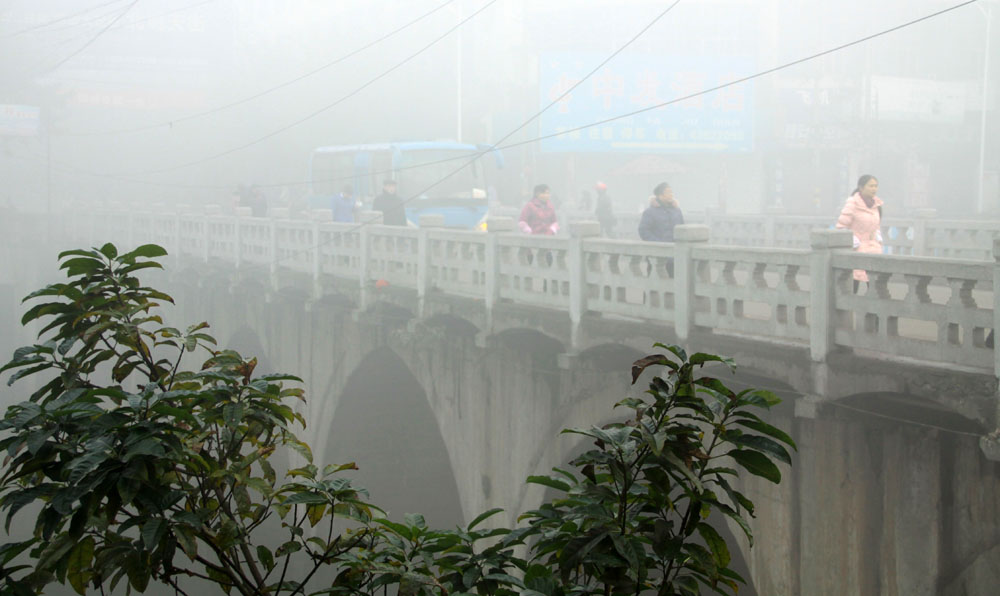
#> input picture image/foggy2.jpg, 1000 x 596 px
$ python dehaze_dark.py   (older library calls are emulated)
#> lines starting #> are read from the running program, lines starting #| are printed output that depends on the picture
import cv2
import numpy as np

def DarkChannel(im,sz):
    '''求图像的暗通道：一定区域内所有通道中最小的元素集合
    args:
        im - 图像
        sz - 区域尺寸
    return:
        图像的暗通道图像dark
    '''
    b,g,r = cv2.split(im)
    dc = cv2.min(cv2.min(r,g),b)
    kernel = cv2.getStructuringElement(cv2.MORPH_RECT,(sz,sz)) #矩形结构
    dark = cv2.erode(dc,kernel) #腐蚀操作等价于区域内求最小
    return dark

def AtmLight(im,dark):
    '''求大气光（常值）：暗通道中最亮的0.1%像素，对应的接收图像中的最亮的像素
    args:
        im - 雾霾图像
        dark - 暗通道图像
    return:
        大气光常值A
    '''
    num = np.int_(dark.size*0.001) #前0.1%的数量
    darkvec = dark.reshape(-1) #将dark暗通道变成一个向量
    imvec = im.reshape(-1,3) #将BGR三个通道变成三个向量

    index = np.argsort(-darkvec)[:num] #排序后取最大的num个值，获得对应的索引
    index_big = np.argmax(np.sum(imvec,1)[index]) #最亮的像素意为RGB加一起最大，获得最大值的索引
    A = imvec[index_big,:]
    A = np.clip(A, 0, 0.85) #对A做约束，防止图像不自然
    return A

def TransmissionEstimate(im,A,sz):
    omega = 0.95 #微调
    im3 = np.empty(im.shape,im.dtype)
    for ind in range(0,3):
        im3[:,:,ind] = im[:,:,ind]/A[ind]
    transmission = 1 - omega*DarkChannel(im3,sz)
    return transmission

def Guidedfilter(im,p,r,eps):
    mean_I = cv2.boxFilter(im,cv2.CV_64F,(r,r))
    mean_p = cv2.boxFilter(p, cv2.CV_64F,(r,r))
    mean_Ip = cv2.boxFilter(im*p,cv2.CV_64F,(r,r))
    cov_Ip = mean_Ip - mean_I*mean_p

    mean_II = cv2.boxFilter(im*im,cv2.CV_64F,(r,r))
    var_I   = mean_II - mean_I*mean_I

    a = cov_Ip/(var_I + eps)
    b = mean_p - a*mean_I

    mean_a = cv2.boxFilter(a,cv2.CV_64F,(r,r))
    mean_b = cv2.boxFilter(b,cv2.CV_64F,(r,r))

    q = mean_a*im + mean_b
    return q

def TransmissionRefine(im,t_hat):
    gray = cv2.cvtColor(im, cv2.COLOR_BGR2GRAY)
    gray = np.float64(gray)/255
    r = 60
    eps = 0.0001
    t = Guidedfilter(gray, t_hat, r, eps)
    return t

def Recover(im, A, t, tx = 0.1):
    res = np.empty(im.shape, im.dtype)
    t = cv2.max(t, tx) #保留一定的haze
    for ind in range(0,3):
        res[:,:,ind] = (im[:,:,ind] - A[ind])/t + A[ind]
    return res

if __name__ == '__main__':
    path = './image/foggy2.jpg'
    img_raw = cv2.imread(path)
#> img_raw is the input picture: shape (596, 1000, 3); mean B, G, R 148.6, 154.7, 150.1
    img_haze = img_raw.astype('float64')/255 #归一化为0-1

    dark = DarkChannel(img_haze, 15)
#> in DarkChannel, `dark = cv2.erode(dc,kernel)`:
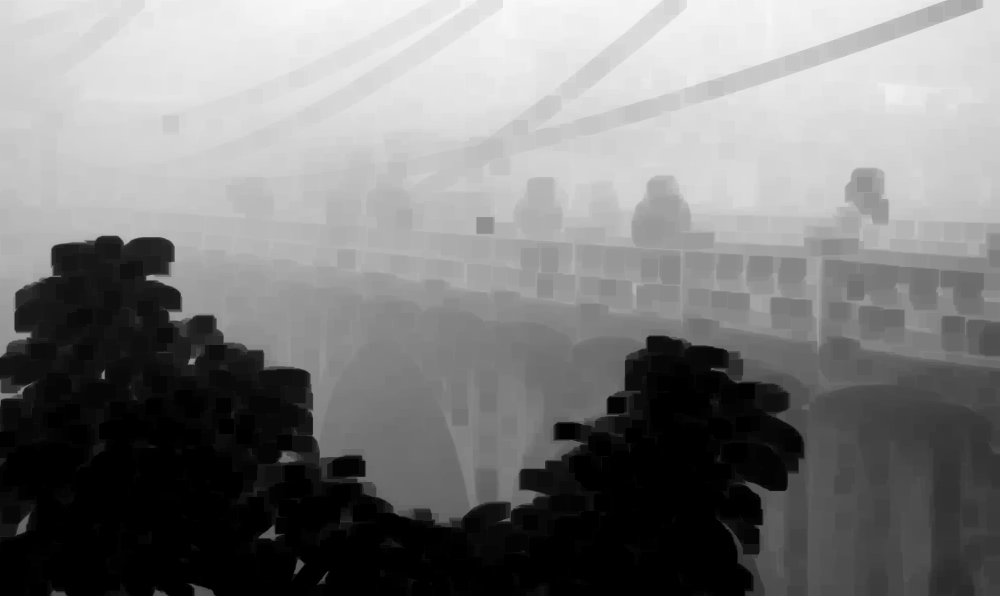
#> dark: shape (596, 1000) float64; min 0, max 0.976, mean 0.489
    A = AtmLight(img_haze, dark)
#> in AtmLight, `index = np.argsort(-darkvec)[:num]`: index = 596 values, max 24505 at index 385, min 292 at index 565, mean 4997.2
#> in AtmLight, `index_big = np.argmax(np.sum(imvec,1)[index])`: index_big = 0
#> in AtmLight, `A = imvec[index_big,:]`: A = [0.91, 0.894, 0.875]
#> in AtmLight, `A = np.clip(A, 0, 0.85)`: A = [0.85, 0.85, 0.85]
#> A = [0.85, 0.85, 0.85]
    t_hat = TransmissionEstimate(img_haze, A, 15)
    t = TransmissionRefine(img_raw, t_hat)
#> in Guidedfilter, `mean_a = cv2.boxFilter(a,cv2.CV_64F,(r,r))`:
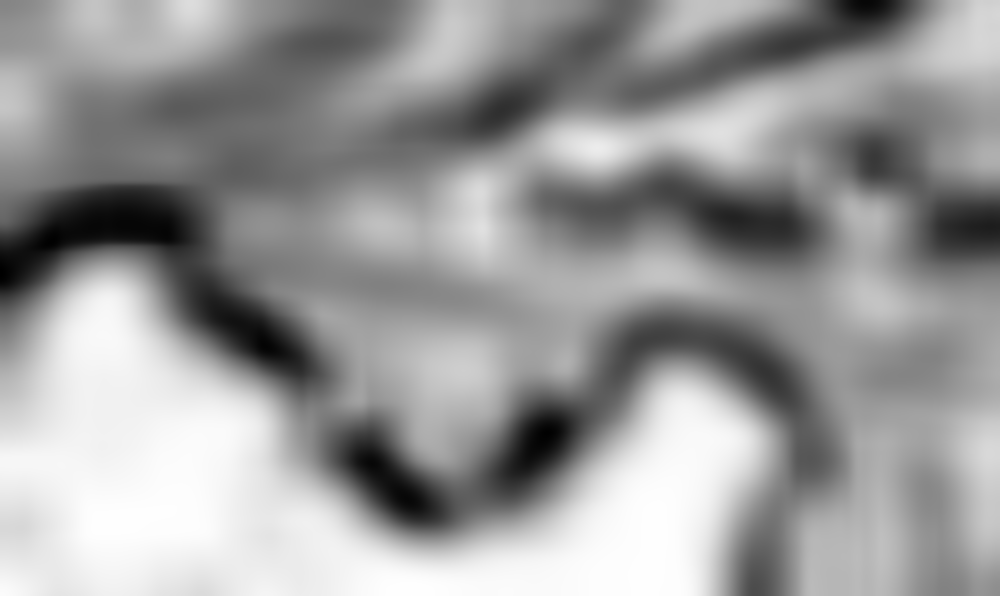
#> mean_a: shape (596, 1000) float64; min -1.44, max 0.0024, mean -0.571; drawn with min black and max white
#> in Guidedfilter, `mean_b = cv2.boxFilter(b,cv2.CV_64F,(r,r))`:
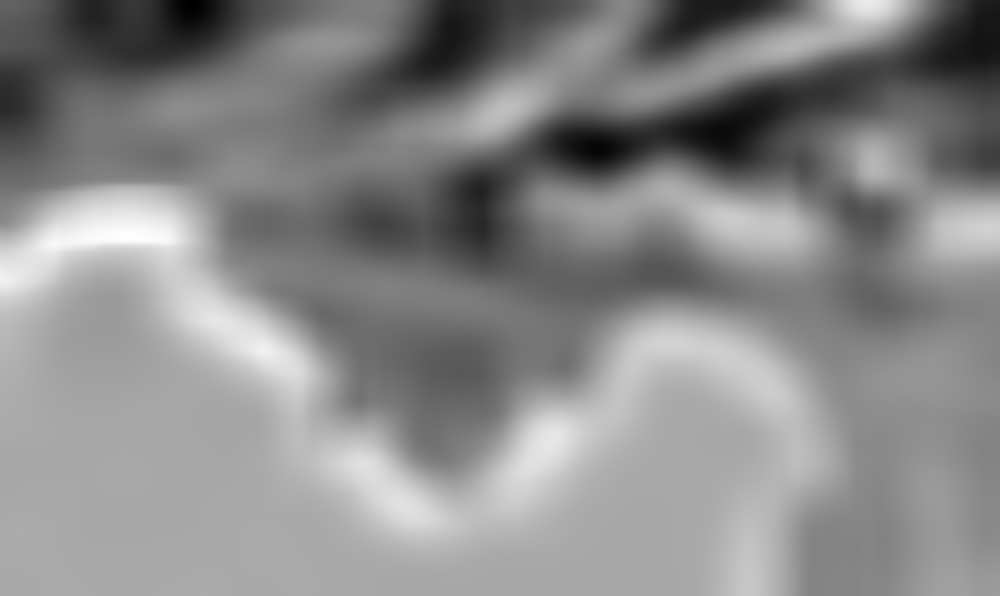
#> mean_b: shape (596, 1000) float64; min 0.156, max 1.44, mean 0.845; drawn with min black and max white
    J = Recover(img_haze, A, t, 0.1)
#> in Recover, `t = cv2.max(t, tx)`:
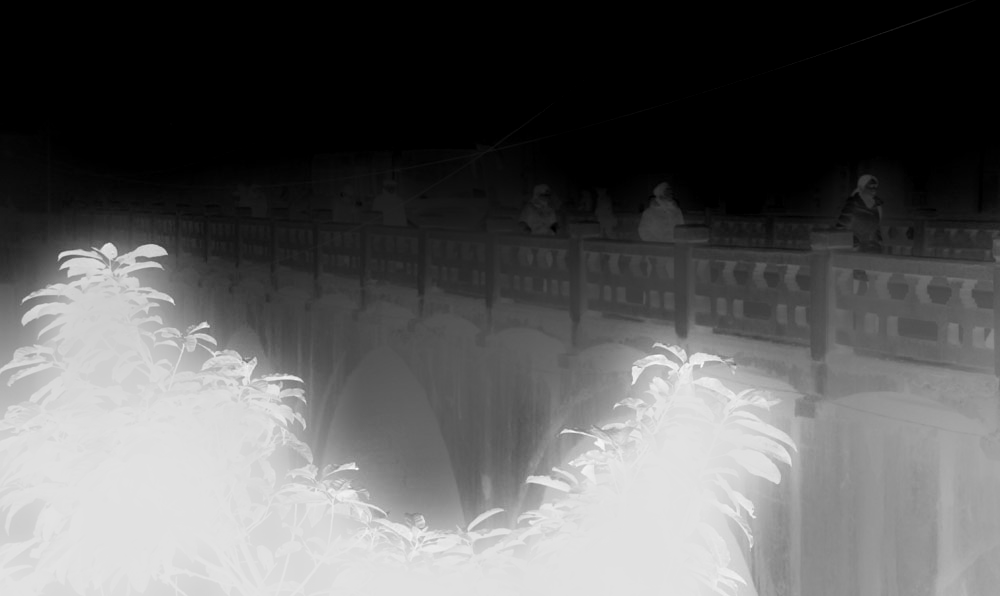
#> t: shape (596, 1000) float64; min 0.1, max 1.11, mean 0.473; drawn with min black and max white
#> after the loop in Recover, `for ind in range(0,3):`:
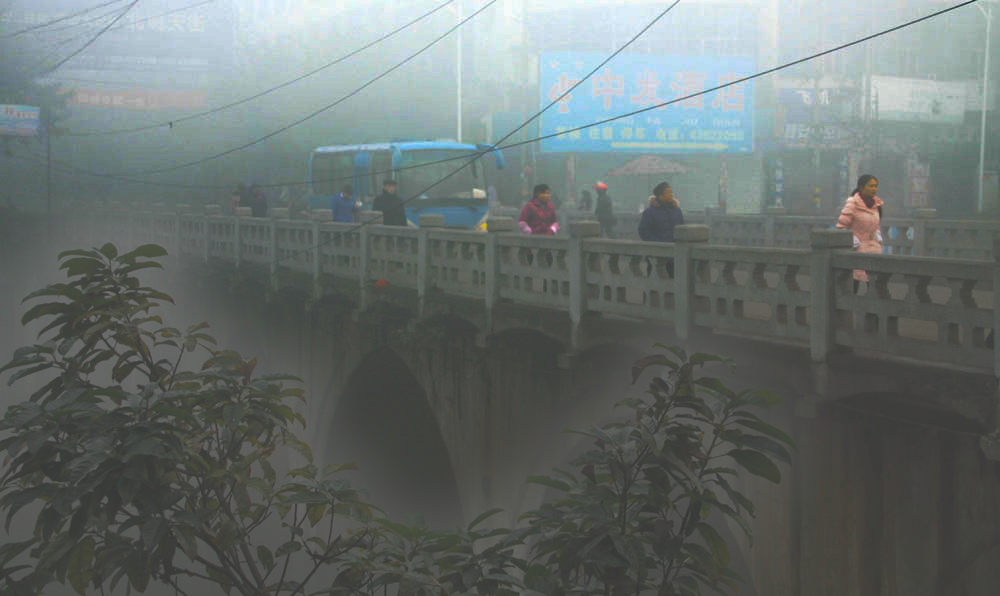
#> res: shape (596, 1000, 3) float64; mean B, G, R 0.646, 0.67, 0.573; drawn with min black and max white
    J = abs(J) #纠正极小的负值
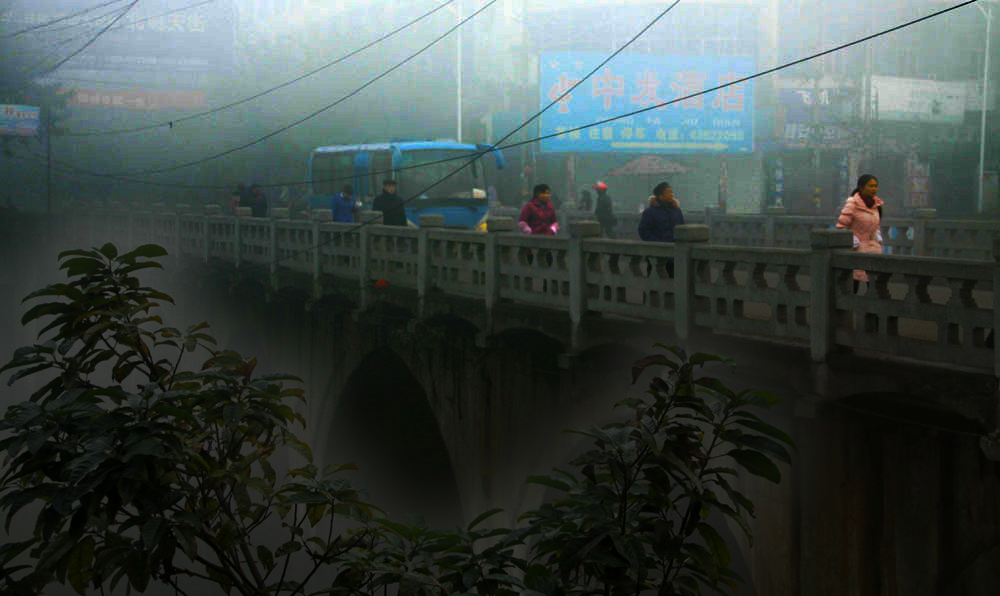
#> J: shape (596, 1000, 3) float64; mean B, G, R 0.646, 0.67, 0.573; drawn with min black and max white
    J_show = (J/np.max(J)) ** (2/3) #提高曝光
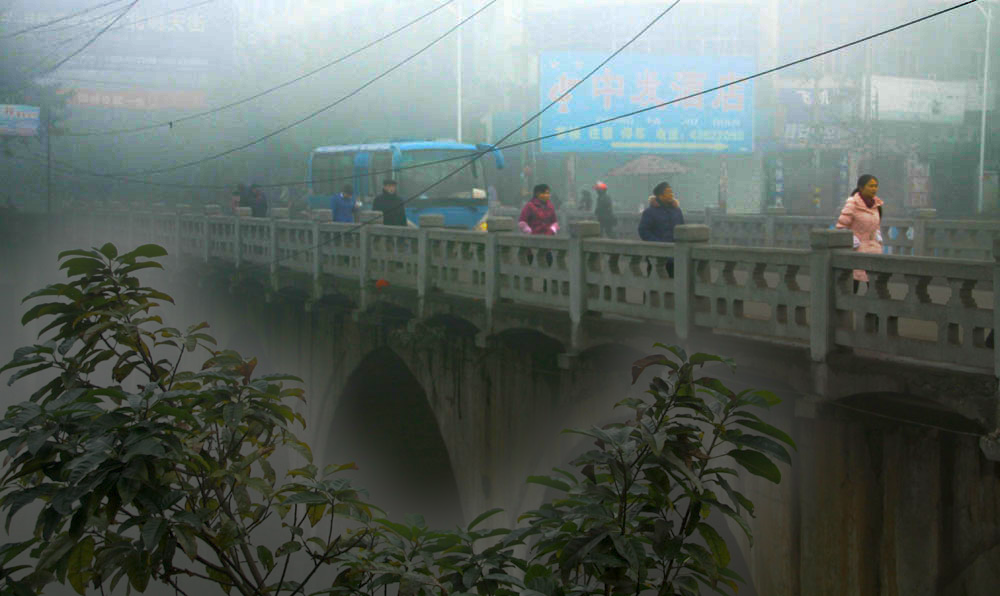
#> J_show: shape (596, 1000, 3) float64; mean B, G, R 0.374, 0.396, 0.357
    J_show = np.uint8(J_show*255)
    cv2.imwrite("./image/J_show2.png",J_show)

$ run again, with image/15.png saved as image/foggy2.jpg
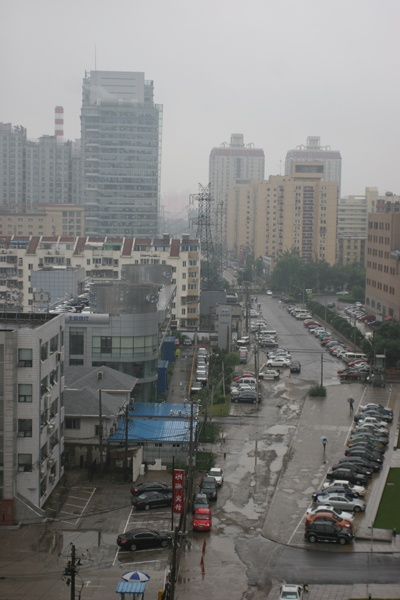
#> input picture image/15.png, 400 x 600 px
#> img_raw is the input picture: shape (600, 400, 3); mean B, G, R 124.4, 125.7, 125.5
#> in DarkChannel, `dark = cv2.erode(dc,kernel)`:
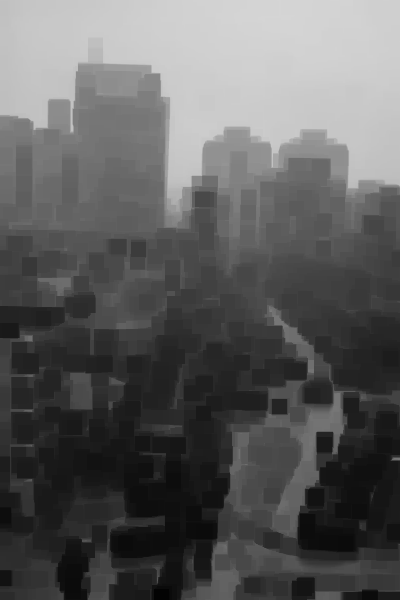
#> dark: shape (600, 400) float64; min 0.0118, max 0.835, mean 0.368
#> index = 240 values, max 12283 at index 208, min 247 at index 207, mean 4895.2
#> index_big = 160
#> in AtmLight, `A = imvec[index_big,:]`: A = [0.824, 0.816, 0.816]
#> `J_show = (J/np.max(J)) ** (2/3)`:
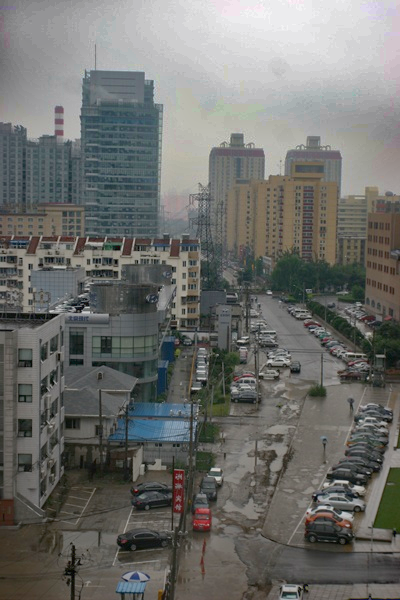
#> J_show: shape (600, 400, 3) float64; mean B, G, R 0.425, 0.438, 0.434
